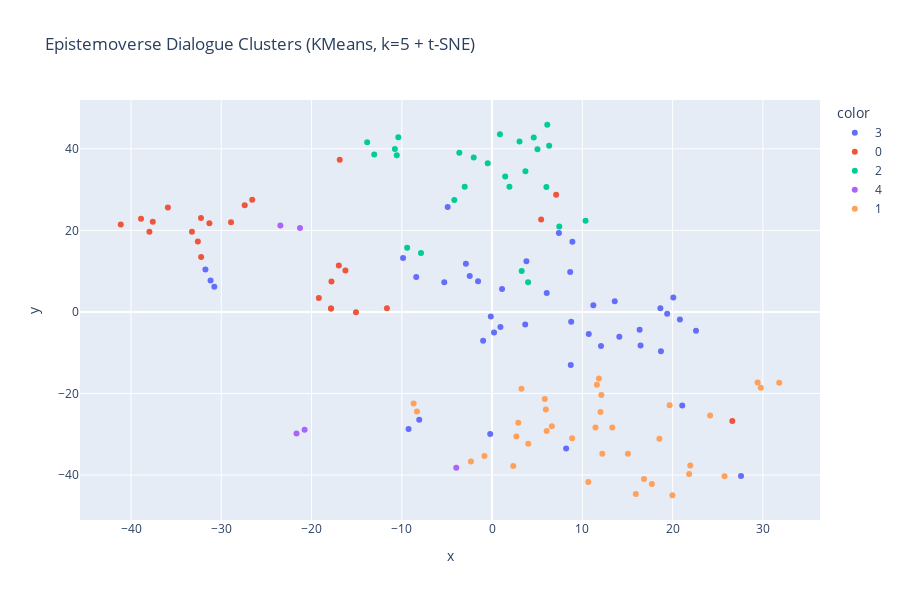

The notebook cell saved with this chart:
### Code cell
# epistemoverse_kmeans_tsne.py
import os
import re
import numpy as np
import plotly.express as px
from sklearn.cluster import KMeans
from sklearn.manifold import TSNE
import ollama

# ----------------------------
# --- Utilities ---
# ----------------------------

def get_embedding(text, model="nomic-embed-text"):
    """Get embedding vector from Ollama."""
    return ollama.embeddings(model=model, prompt=text)["embedding"]

def prepare_hover_text(speakers, steps, char_limit=300, line_width=80):
    """Format hover text for readability."""
    hover_texts = []
    for sp, t in zip(speakers, steps):
        t_trunc = t[:char_limit] + "..." if len(t) > char_limit else t
        t_lines = '<br>'.join([t_trunc[i:i+line_width] for i in range(0, len(t_trunc), line_width)])
        hover_texts.append(f"{sp}<br>{t_lines}")
    return hover_texts

# ----------------------------
# --- Parse dialogue ---
# ----------------------------

def parse_dialogue_multiline(file_path):
    dialogue = []
    with open(file_path, "r", encoding="utf-8") as f:
        lines = f.readlines()

    # skip first two lines (question + blank)
    lines = lines[2:]

    i = 0
    while i < len(lines):
        line = lines[i].strip()
        if line.startswith("Index:"):
            turn = {}
            turn['Index'] = int(re.match(r"Index:\s*(\d+)", line).group(1))

            i += 1
            turn['Speaker'] = re.match(r"Speaker:\s*(.+)", lines[i].strip()).group(1)

            i += 1
            turn['Keys'] = re.match(r"Keys:\s*(.*)", lines[i].strip()).group(1)

            i += 1
            text_lines = []
            while i < len(lines) and not lines[i].startswith("Question:") and not lines[i].startswith("Index:"):
                text_lines.append(lines[i].strip())
                i += 1
            turn['Text'] = " ".join(text_lines)

            if i < len(lines) and lines[i].startswith("Question:"):
                turn['Question'] = re.match(r"Question:\s*(.*)", lines[i].strip()).group(1)
                i += 1
            else:
                turn['Question'] = ""

            dialogue.append(turn)
        else:
            i += 1
    return dialogue

# ----------------------------
# --- Anchor embeddings ---
# ----------------------------

def load_anchor_embeddings(anchor_dir="anchors", model="nomic-embed-text"):
    """Average embeddings from all text files in the anchors/ folder."""
    anchor_vecs = {}
    for fname in os.listdir(anchor_dir):
        if fname.endswith(".txt"):
            key = os.path.splitext(fname)[0]
            with open(os.path.join(anchor_dir, fname), "r", encoding="utf-8") as f:
                texts = [line.strip() for line in f if line.strip()]
            if not texts:
                continue
            emb_list = [get_embedding(t, model=model) for t in texts]
            anchor_vecs[key] = np.mean(emb_list, axis=0)
    return anchor_vecs

# ----------------------------
# --- Main pipeline ---
# ----------------------------

if __name__ == "__main__":
    dialogue_file = "Complete.txt"
    anchors_dir = "data"

    dialogue = parse_dialogue_multiline(dialogue_file)
    steps = [turn['Text'] for turn in dialogue if turn['Text'].strip()]
    speakers = [turn['Speaker'] for turn in dialogue if turn['Text'].strip()]

    embeddings = [get_embedding(s, model="nomic-embed-text") for s in steps]
    embeddings = np.array(embeddings)

    anchor_vecs = load_anchor_embeddings(anchors_dir, model="nomic-embed-text")

    # --- KMeans instead of DBSCAN ---
    k = 5  # try different k values
    kmeans = KMeans(n_clusters=k, random_state=42, n_init=10)
    cluster_labels = kmeans.fit_predict(embeddings)

    # --- t-SNE visualization ---
    tsne = TSNE(n_components=2, random_state=42, perplexity=5, metric="cosine")
    emb_2d = tsne.fit_transform(embeddings)

    hover_texts = prepare_hover_text(speakers, steps)

    fig = px.scatter(
        x=emb_2d[:, 0],
        y=emb_2d[:, 1],
        color=cluster_labels.astype(str),
        hover_name=speakers,
        hover_data={"Text": hover_texts},
        title=f"Epistemoverse Dialogue Clusters (KMeans, k={k} + t-SNE)"
    )
    fig.update_layout(width=900, height=600)
    fig.show()

    # Print cluster stats
    unique, counts = np.unique(cluster_labels, return_counts=True)
    print("Cluster distribution:", dict(zip(unique, counts)))
